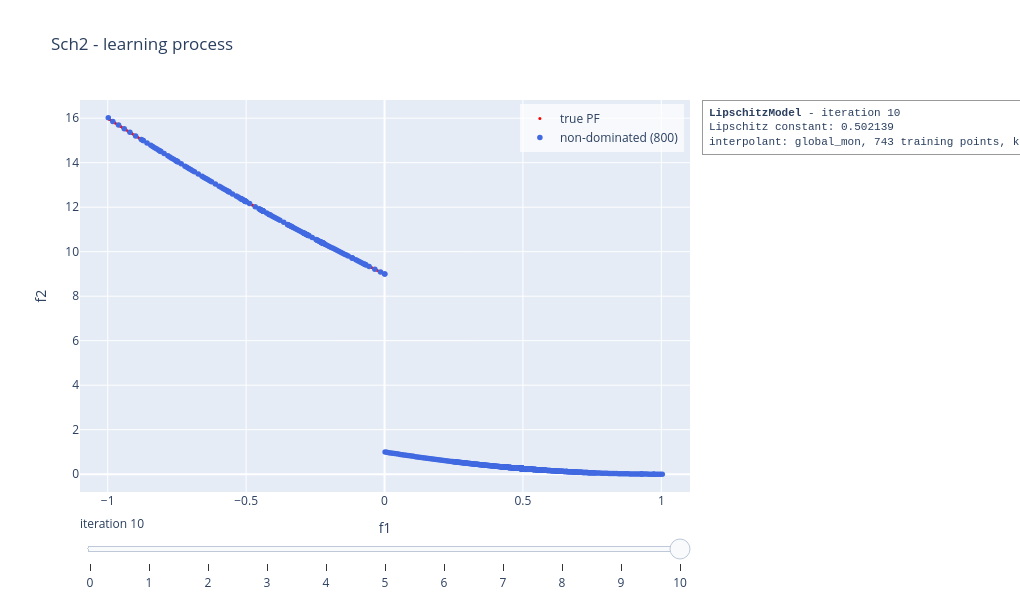

Here is the notebook cell this chart was saved with:
### Code cell
slip_model.visualise("learning", show = False)

### Figure 1 — Plotly figure (JSON) as saved in the notebook; plotly's stock layout.template omitted (floating-point values rounded to 4 significant figures; data arrays with more than 128 entries replaced by an {"elided": "..."} marker saying what was removed)
{"data": [{"marker": {"color": "red", "size": 3}, "mode": "markers", "name": "true PF", "type": "scatter", "x": {"elided": "300 float values"}, "y": {"elided": "300 float values"}}, {"marker": {"color": "royalblue", "size": 5.5}, "mode": "markers", "name": "non-dominated (800)", "type": "scatter", "x": {"elided": "800 float values"}, "y": {"elided": "800 float values"}}], "layout": {"annotations": [{"align": "left", "bgcolor": "rgba(255,255,255,0.85)", "bordercolor": "#999999", "borderpad": 6, "borderwidth": 1, "font": {"family": "Courier New, monospace", "size": 11}, "showarrow": false, "text": "<b>LipschitzModel</b> - iteration 10<br>Lipschitz constant: 0.502139<br>interpolant: global_mon, 743 training points, knn 2", "x": 1.02, "xanchor": "left", "xref": "paper", "y": 1, "yanchor": "top", "yref": "paper"}], "height": 600, "legend": {"bgcolor": "rgba(255,255,255,0.7)", "x": 0.99, "xanchor": "right", "y": 0.99, "yanchor": "top"}, "margin": {"r": 330}, "showlegend": true, "sliders": [{"active": 10, "currentvalue": {"prefix": "iteration "}, "steps": [{"args": [["0"], {"frame": {"redraw": true}, "mode": "immediate"}], "label": "0", "method": "animate"}, {"args": [["1"], {"frame": {"redraw": true}, "mode": "immediate"}], "label": "1", "method": "animate"}, {"args": [["2"], {"frame": {"redraw": true}, "mode": "immediate"}], "label": "2", "method": "animate"}, {"args": [["3"], {"frame": {"redraw": true}, "mode": "immediate"}], "label": "3", "method": "animate"}, {"args": [["4"], {"frame": {"redraw": true}, "mode": "immediate"}], "label": "4", "method": "animate"}, {"args": [["5"], {"frame": {"redraw": true}, "mode": "immediate"}], "label": "5", "method": "animate"}, {"args": [["6"], {"frame": {"redraw": true}, "mode": "immediate"}], "label": "6", "method": "animate"}, {"args": [["7"], {"frame": {"redraw": true}, "mode": "immediate"}], "label": "7", "method": "animate"}, {"args": [["8"], {"frame": {"redraw": true}, "mode": "immediate"}], "label": "8", "method": "animate"}, {"args": [["9"], {"frame": {"redraw": true}, "mode": "immediate"}], "label": "9", "method": "animate"}, {"args": [["10"], {"frame": {"redraw": true}, "mode": "immediate"}], "label": "10", "method": "animate"}]}], "title": {"text": "Sch2 - learning process"}, "width": 1020, "xaxis": {"range": [-1.1, 1.104], "title": {"text": "f1"}}, "yaxis": {"range": [-0.8008, 16.82], "title": {"text": "f2"}}}}
